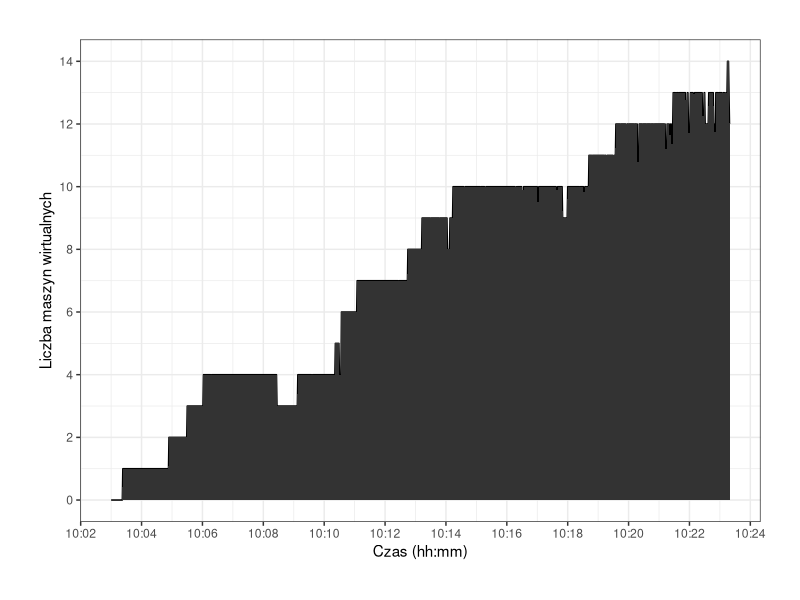

R code for this plot:
library("ggplot2")
library("scales")

png(filename="azure-http-hosts.png", width=640, height=480)

dat = read.csv("hosts.csv")
dat$time = as.POSIXct(dat$time, format = "%Y-%m-%dT%H:%M:%SZ")

ggplot(data=dat, aes(x=time, y=count, group=1)) +
theme_bw() +
geom_line(colour="black", size=0.5) +
   scale_x_datetime(labels = date_format("%H:%M"), breaks = pretty_breaks(n=10)) +
   scale_y_continuous(breaks=pretty_breaks(n=10)) +
   theme(plot.margin = unit(c(1,1,1,1), "cm")) +
   labs(x="Czas (hh:mm)") +
   labs(y="Liczba maszyn wirtualnych") +
   geom_area(aes(y=count))


